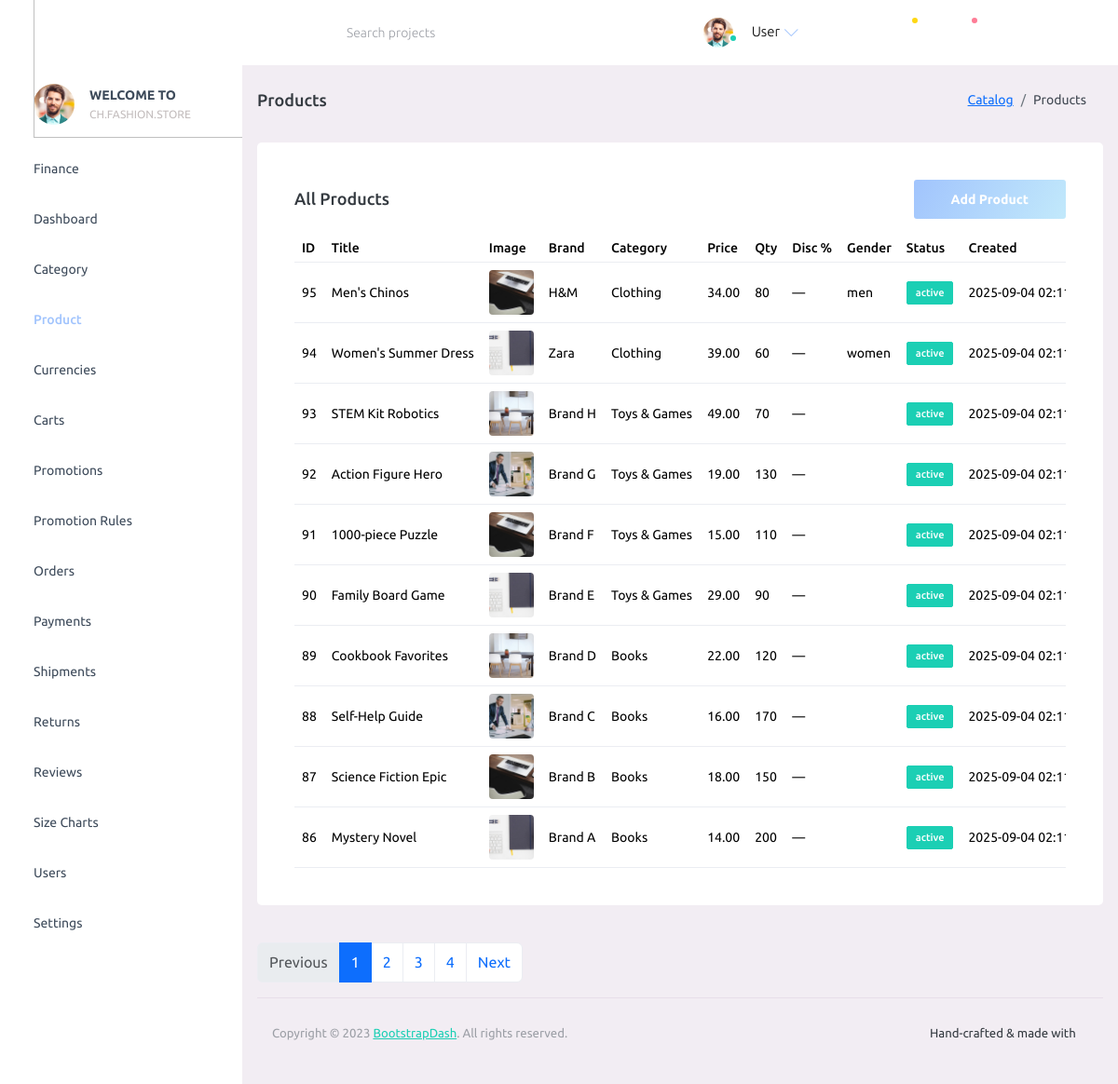
Page /admin/?p=products on the committed database.
### tables this page shows
CREATE TABLE IF NOT EXISTS `products` (
  `id` bigint(20) UNSIGNED NOT NULL AUTO_INCREMENT,
  `title` varchar(100) NOT NULL,
  `slug` varchar(100) NOT NULL,
  `description` mediumtext,
  `featured_image` varchar(500) DEFAULT NULL,
  `price` decimal(10,2) DEFAULT '0.00',
  `stock_qty` int(11) NOT NULL DEFAULT '0',
  `discount_percent` decimal(5,2) DEFAULT NULL,
  `brand` varchar(100) DEFAULT NULL,
  `brand_id` bigint(20) UNSIGNED DEFAULT NULL,
  `gender` enum('men','women','unisex','kids') DEFAULT NULL,
  `care` text,
  `status` enum('draft','active','archived') NOT NULL DEFAULT 'draft',
  `created_at` timestamp NOT NULL DEFAULT CURRENT_TIMESTAMP,
  PRIMARY KEY (`id`),
  UNIQUE KEY `slug` (`slug`),
  KEY `idx_products_brand` (`brand_id`)
);

CREATE TABLE IF NOT EXISTS `categories` (
  `id` bigint(20) UNSIGNED NOT NULL AUTO_INCREMENT,
  `name` varchar(150) NOT NULL,
  `slug` varchar(180) NOT NULL,
  `parent_id` bigint(20) UNSIGNED DEFAULT NULL,
  PRIMARY KEY (`id`),
  UNIQUE KEY `slug` (`slug`),
  KEY `fk_categories_parent` (`parent_id`)
);

CREATE TABLE IF NOT EXISTS `product_categories` (
  `product_id` bigint(20) UNSIGNED NOT NULL,
  `category_id` bigint(20) UNSIGNED NOT NULL,
  PRIMARY KEY (`product_id`,`category_id`),
  KEY `fk_pc_category` (`category_id`)
);

### admin/config/database.php (called while the page is built)
<?php
function db(): PDO
{
      static $pdo = null;
      if ($pdo instanceof PDO) {
            return $pdo;
      }
      $dsn = getenv('FS_DB_DSN') ?: 'mysql:host=127.0.0.1;port=3306;dbname=fashionstore;charset=utf8mb4';
      $user = getenv('FS_DB_USER') ?: 'root';
      $pass = getenv('FS_DB_PASS') ?: '';
      $options = [
            PDO::ATTR_ERRMODE => PDO::ERRMODE_EXCEPTION,
            PDO::ATTR_DEFAULT_FETCH_MODE => PDO::FETCH_ASSOC,
            PDO::ATTR_EMULATE_PREPARES => false,
      ];
      $pdo = new PDO($dsn, $user, $pass, $options);
      try {
            $pdo->exec("SET SESSION sql_mode='STRICT_TRANS_TABLES,ERROR_FOR_DIVISION_BY_ZERO,NO_ENGINE_SUBSTITUTION'");
      } catch (Throwable $e) {
      }
      return $pdo;
}

### admin/config/function.php (called while the page is built, shortened)
<?php
require_once __DIR__ . '/database.php';
function db_all(string $sql, array $params = []): array
{
      $stmt = db()->prepare($sql);
      $stmt->execute($params);
      return $stmt->fetchAll();
}
function db_one(string $sql, array $params = []): ?array
{
      $stmt = db()->prepare($sql);
      $stmt->execute($params);
      $row = $stmt->fetch();
      return $row === false ? null : $row;
}

### admin/pages/products.php (the view, shortened to what this page needs)
<?php
require_once __DIR__ . '/../config/function.php';
$page = max(1, (int)($_GET['page'] ?? 1));
$perPage = 10;
$offset = ($page - 1) * $perPage;
$totalRow = db_one('SELECT COUNT(*) AS c FROM products');
$total = (int)($totalRow['c'] ?? 0);
$totalPages = max(1, (int)ceil($total / $perPage));
$products = db_all('SELECT p.id, p.title, p.price, p.stock_qty, p.discount_percent, p.brand, p.brand_id, p.gender, p.status, p.created_at, p.slug, p.featured_image, pc.category_id, c.name AS category_name, ps.subcategory_id, sc.name AS subcategory_name FROM products p LEFT JOIN product_categories pc ON pc.product_id = p.id LEFT JOIN categories c ON c.id = pc.category_id LEFT JOIN product_subcategories ps ON ps.product_id = p.id LEFT JOIN subcategories sc ON sc.id = ps.subcategory_id ORDER BY p.id DESC LIMIT ? OFFSET ?', [$perPage, $offset]);
?>
<div class="page-header">
      <h3 class="page-title"> Products </h3>
      <nav aria-label="breadcrumb">
            <ol class="breadcrumb">
                  <li class="breadcrumb-item"><a href="#">Catalog</a></li>
                  <li class="breadcrumb-item active" aria-current="page">Products</li>
            </ol>
      </nav>
</div>
<div class="row">
      <div class="col-lg-12 grid-margin stretch-card">
            <div class="card">
                  <div class="card-body">
                        <div class="d-flex justify-content-between align-items-center mb-3">
                              <h4 class="card-title mb-0">All Products</h4>
                              <button type="button" class="btn btn-gradient-primary" data-bs-toggle="modal" data-bs-target="#addProductModal">Add Product</button>
                        </div>
                        <div class="table-responsive">
                              <table class="table" id="products-table">
                                    <thead>
                                          <tr>
                                                <th>ID</th>
                                                <th>Title</th>
                                                <th>Image</th>
                                                <th>Brand</th>
                                                <th>Category</th>
                                                <th>Price</th>
                                                <th>Qty</th>
                                                <th>Disc %</th>
                                                <th>Gender</th>
                                                <th>Status</th>
                                                <th>Created</th>
                                          </tr>
                                    </thead>
                                    <tbody>
                                          <?php foreach ($products as $p): ?>
                                                <tr>
                                                      <td><?php echo (int)$p['id']; ?></td>
                                                      <td><?php echo htmlspecialchars($p['title'], ENT_QUOTES); ?></td>
                                                      <td><?php if (!empty($p['featured_image'])): ?><img src="<?php echo htmlspecialchars($p['featured_image'], ENT_QUOTES); ?>" alt="" style="width:48px;height:48px;object-fit:cover;border-radius:4px;" /><?php endif; ?></td>
                                                      <td><?php echo htmlspecialchars($p['brand'] ?? '', ENT_QUOTES); ?></td>
                                                      <td><?php echo htmlspecialchars($p['category_name'] ?? '—', ENT_QUOTES); ?></td>
                                                      <td><?php echo number_format((float)($p['price'] ?? 0), 2); ?></td>
                                                      <td><?php echo (int)($p['stock_qty'] ?? 0); ?></td>
                                                      <td><?php echo $p['discount_percent'] !== null ? number_format((float)$p['discount_percent'], 2) : '—'; ?></td>
                                                      <td><?php echo htmlspecialchars($p['gender'] ?? '', ENT_QUOTES); ?></td>
                                                      <td><label class="badge badge-<?php echo $p['status'] === 'active' ? 'success' : ($p['status'] === 'archived' ? 'secondary' : 'warning'); ?>"><?php echo htmlspecialchars($p['status'], ENT_QUOTES); ?></label></td>
                                                      <td><?php echo htmlspecialchars($p['created_at'] ?? '', ENT_QUOTES); ?></td>
                                                </tr>
                                          <?php endforeach; ?>
                                    </tbody>
                              </table>
                        </div>
                  </div>
            </div>
      </div>
</div>
<?php if ($totalPages > 1): ?>
      <nav aria-label="Products pagination">
            <ul class="pagination">
                  <li class="page-item <?php echo $page <= 1 ? 'disabled' : ''; ?>">
                        <a class="page-link" href="/admin/?p=products&page=<?php echo max(1, $page - 1); ?>">Previous</a>
                  </li>
                  <?php for ($i = 1; $i <= $totalPages; $i++): ?>
                        <li class="page-item <?php echo $i === $page ? 'active' : ''; ?>">
                              <a class="page-link" href="/admin/?p=products&page=<?php echo $i; ?>"><?php echo $i; ?></a>
                        </li>
                  <?php endfor; ?>
                  <li class="page-item <?php echo $page >= $totalPages ? 'disabled' : ''; ?>">
                        <a class="page-link" href="/admin/?p=products&page=<?php echo min($totalPages, $page + 1); ?>">Next</a>
                  </li>
            </ul>
      </nav>
<?php endif; ?>

### rows in the picture
products: id "95", title "Men's Chinos", featured_image (picture), brand "H&M", categories.name "Clothing", price "34.00", stock_qty "80", gender "men", status "active", created_at "2025-09-04…"
products: id "94", title "Women's Summer Dress", featured_image (picture), brand "Zara", categories.name "Clothing", price "39.00", stock_qty "60", gender "women", status "active", created_at "2025-09-04…"
products: id "93", title "STEM Kit Robotics", featured_image (picture), brand "Brand H", categories.name "Toys & Games", price "49.00", stock_qty "70", status "active", created_at "2025-09-04…"
products: id "92", title "Action Figure Hero", featured_image (picture), brand "Brand G", categories.name "Toys & Games", price "19.00", stock_qty "130", status "active", created_at "2025-09-04…"
products: id "91", title "1000-piece Puzzle", featured_image (picture), brand "Brand F", categories.name "Toys & Games", price "15.00", stock_qty "110", status "active", created_at "2025-09-04…"
products: id "90", title "Family Board Game", featured_image (picture), brand "Brand E", categories.name "Toys & Games", price "29.00", stock_qty "90", status "active", created_at "2025-09-04…"
product_categories: product "89", product.title "Cookbook Favorites", product.featured_image (picture), product.brand "Brand D", category.name "Books", product.price "22.00", product.stock_qty "120", product.status "active", product.created_at "2025-09-04…"
product_categories: product "88", product.title "Self-Help Guide", product.featured_image (picture), product.brand "Brand C", category.name "Books", product.price "16.00", product.stock_qty "170", product.status "active", product.created_at "2025-09-04…"
product_categories: product "87", product.title "Science Fiction Epic", product.featured_image (picture), product.brand "Brand B", category.name "Books", product.price "18.00", product.stock_qty "150", product.status "active", product.created_at "2025-09-04…"
product_categories: product "86", product.title "Mystery Novel", product.featured_image (picture), product.brand "Brand A", category.name "Books", product.price "14.00", product.stock_qty "200", product.status "active", product.created_at "2025-09-04…"

### other values in the picture
$displayName "User"
